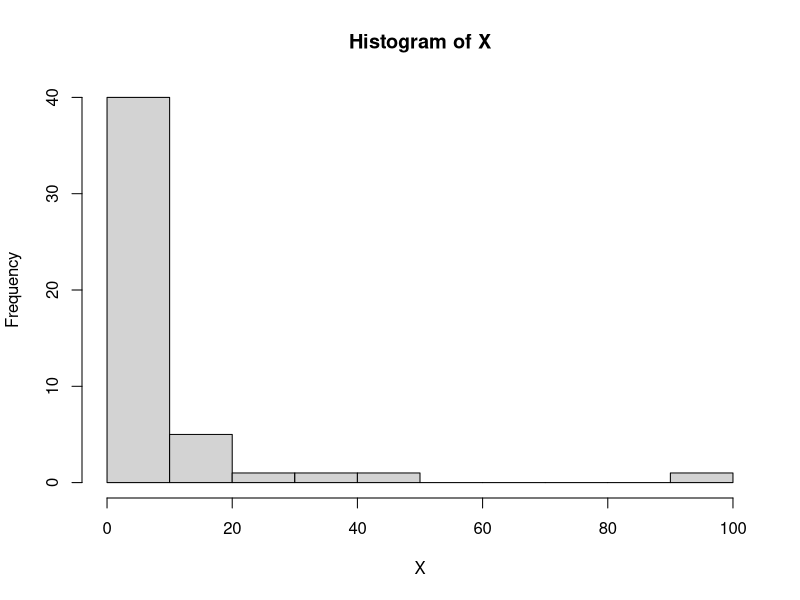
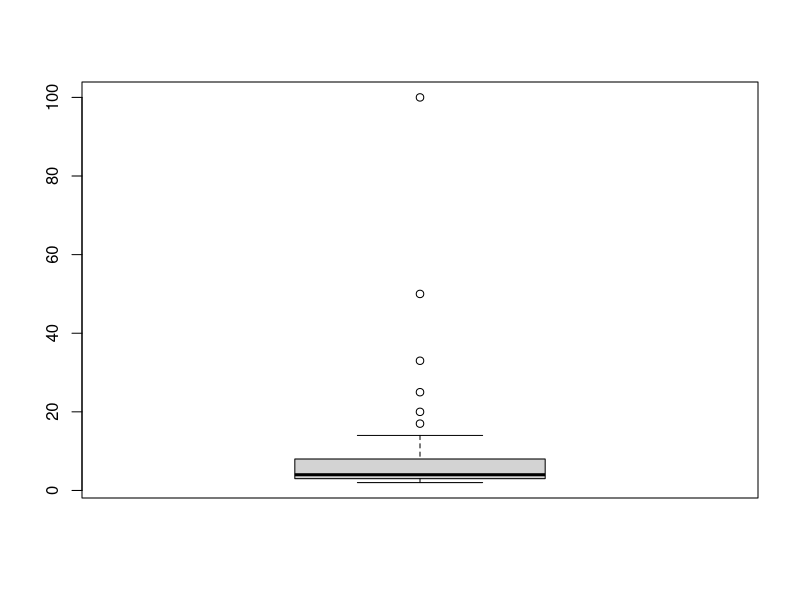
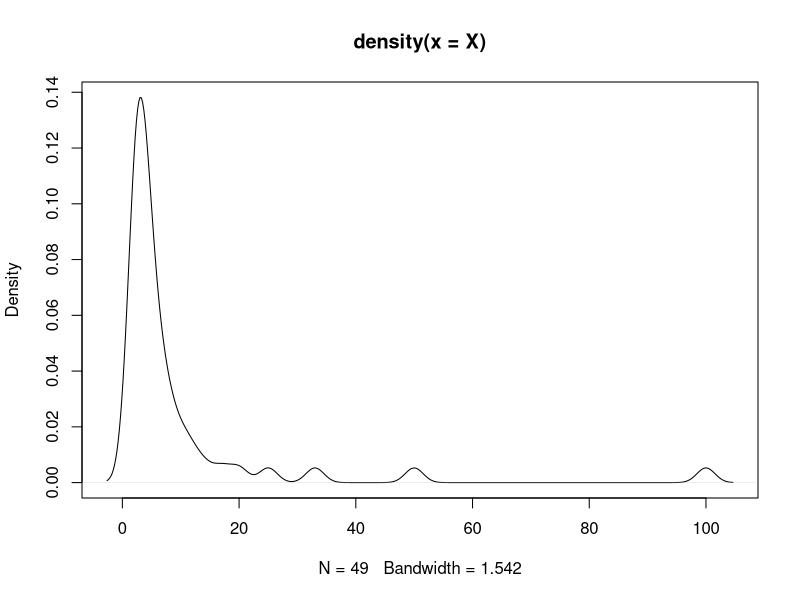
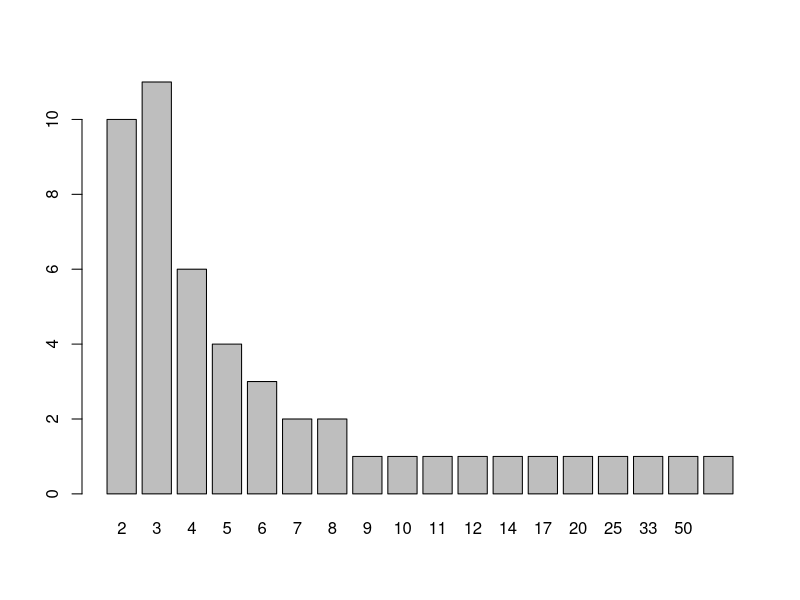
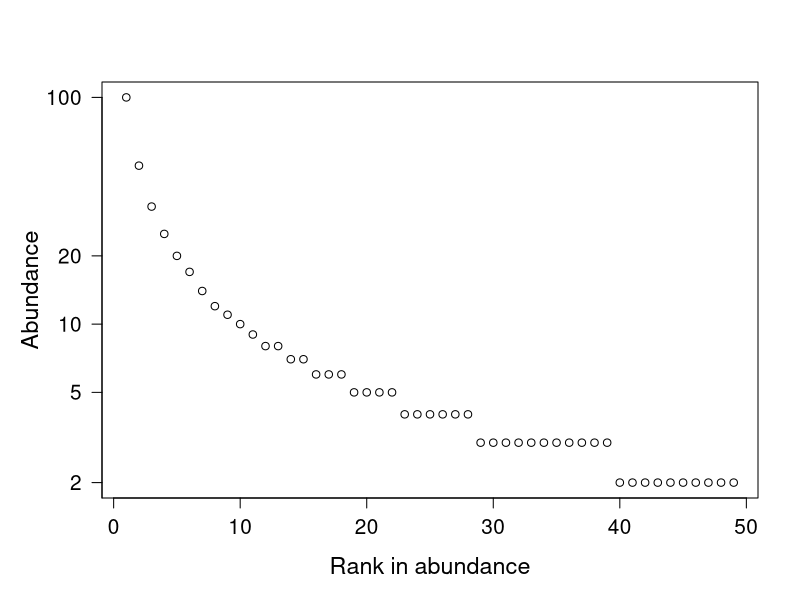
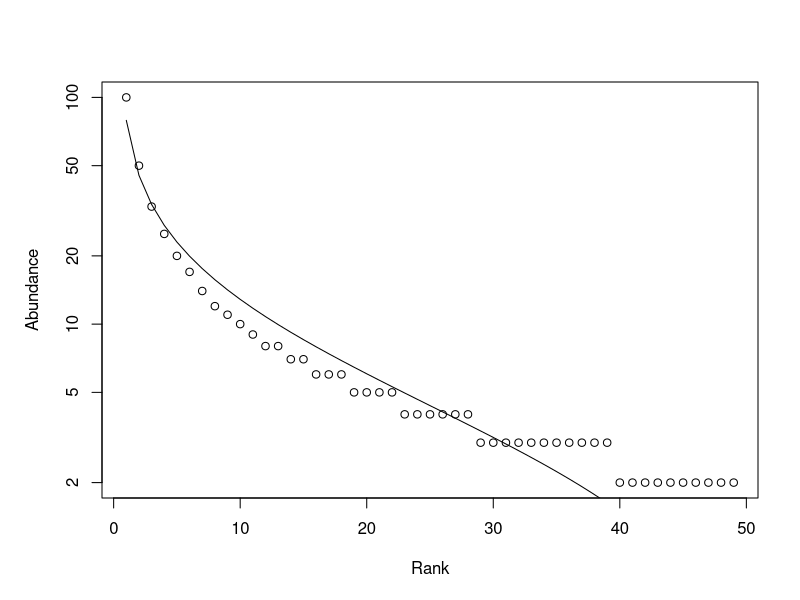
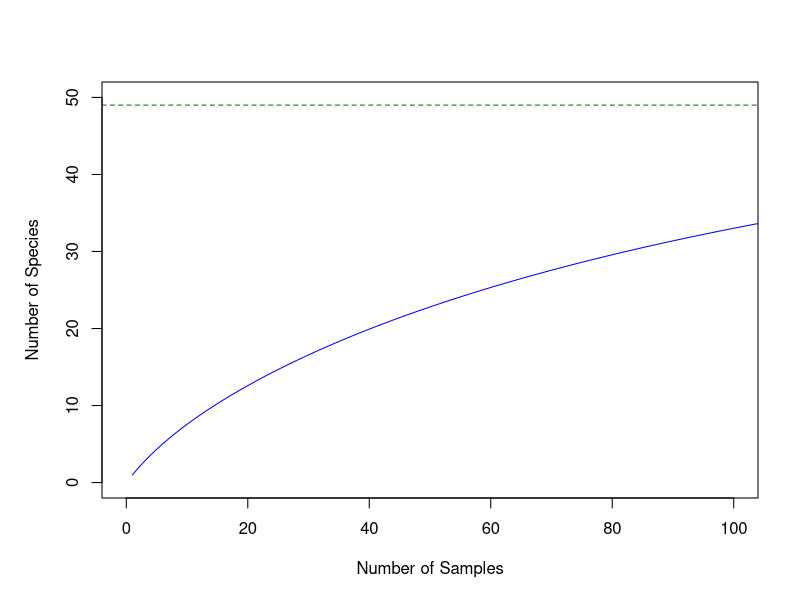

The R source for these figures, in order:
## ---- chunk 1
# rm(list = ls())
#install.packages("vegan") # run this code if you have not previously installed vegan
library(vegan)
## ---- chunk 2
flavors <- c("Berry Blue", "Blueberry", "Bubble Gum", "Buttered Popcorn", "Cantaloupe", "Cappuccino", "Caramel Corn", "Chocolate Pudding", "Cinnamon", "Coconut", "Cotton Candy", "A&W Cream Soda", "Crushed Pineapple", "Dr Pepper", "French Vanilla", "Green Apple", "Island Punch", "Juicy Pear", "Kiwi", "Sunkist Lemon", "Lemon Drop", "Lemon Lime", "Licorice", "Sunkist Lime",  "Mango", "Margarita", "Mixed Berry Smoothie", "Sunkist Orange", "Orange Sherbet", "Peach", "Pina Colada", "Sunkist Pink Grapefruit", "Plum", "Pomegranate", "Raspberry", "Red Apple", "A&W Root Beer", "Sizzling Cinnamon", "Sour Cherry", "Strawberry Cheesecake", "Strawberry Daquiri", "Strawberry Jam", "Sunkist Tangerine", "Toasted Marshmallow", "Top Banana", "Tutti-Fruitti", "Very Cherry", "Watermelon", "Wild Blackberry")

set.seed(123) # for reproducibility
community <- round(100 / (1:length(flavors)))  # Very uneven: few dominant, many rare
names(community) <- flavors
## ---- chunk 3
X <- community
class(X)
## ---- chunk 4
length(X)        # Number of elements
head(X)          # First few values
tail(X)          # Last few values
summary(X)       # Min, 1st Qu., Median, Mean, 3rd Qu., Max
## ---- chunk 5
mean(X)          # Average
median(X)        # Middle value
sd(X)            # Standard deviation
var(X)           # Variance
range(X)         # Min and max
quantile(X)      # Percentiles
## ---- chunk 6
hist(X)                  # Histogram
boxplot(X)               # Boxplot
plot(density(X))         # Density plot
barplot(table(X))        # Barplot for categorical or rounded data
## ---- chunk 7
table(X)                 # Frequency table
unique(X)                # Unique values
## ---- chunk 8
any(is.na(X))            # Are there any missing values?
sum(is.na(X))            # How many missing values?
which(is.na(X))          # Where are the missing values?
## ---- chunk 9
RAC <- function(x = ""){
  x = as.vector(x)
  x.ab = x[x > 0]
  x.ab.ranked = x.ab[order(x.ab, decreasing = TRUE)]
  return(x.ab.ranked)
  }
## ---- chunk 10
plot.new()
site1 <- t(as.matrix(X))

rac <- RAC(x = site1)
ranks <- as.vector(seq(1, length(rac)))
opar <- par(no.readonly = TRUE)                       # Saves default plot parameters
par(mar = c(5.1, 5.1, 4.1, 2.1))                      # New settings for par
plot(ranks, log(rac), type = 'p', axes = F,           # Plots w/o axes
     xlab = "Rank in abundance", ylab = "Abundance",
     las = 1, cex.lab = 1.4, cex.axis = 1.25)

box()                                                 # Manually adds border
axis(side = 1, labels = T, cex.axis = 1.25)           # Manually adds X-axis
axis(side = 2, las = 1, cex.axis = 1.25,              # Manually adds Log-Scaled Y-axis
     labels = c(1, 2, 5, 10, 20, 100), at = log(c(1, 2, 5, 10, 20, 100)))

par <- opar                                           # Resets plotting parameters
## ---- chunk 11
mod <- rad.lognormal(site1)
mod
plot(mod)
## ---- chunk 12
rarecurve(site1, step = 1, col = "blue", label = FALSE,
          xlab = "Number of Samples",
          ylab = "Number of Species", 
          xlim = c(0, 100), ylim = c(0, 50))
## ---- chunk 13
observed_richness <- sum(X > 0)
abline(h = observed_richness, col = "darkgreen", lty = 2)
## ---- chunk 14
F1 <- sum(X==1) # number of singletons
F2 <- sum(X==2) # number of doubletons

S.obs <- function(x = ""){
  rowSums(x > 0) * 1
  }

S.obs(site1)

S.chao1 <- function(x = ""){
  S.obs(x) + (F1^2) / (2 * F2)
}

S.chao1(site1)
## ---- chunk 15
Evar <- function(x){
  x <- as.vector(x[x > 0])
  1 - (2/pi)*atan(var(log(x)))
  }

Evar(site1)
## ---- chunk 16
ShanH <- function(x = ""){
  H = 0
  for (n_i in x){
    if(n_i > 0) {
      p = n_i / sum(x)
      H = H - p*log(p) 
    }
  }
  return(H)
}

ShanH(site1)
